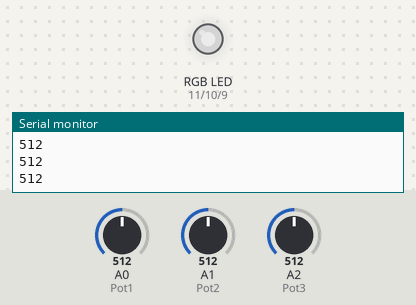
A sketch run on a simulated Arduino Uno, built with avr-gcc and run on an emulated ATmega328P. Parts: an RGB LED mixed from three pins (HIGH = lit), the last lines printed to the serial monitor. The inputs (shaded band) are chosen by the test bench; at power-on: A0 (Pot1) = 512, A2 (Pot3) = 512, A1 (Pot2) = 512. Dim RGB values are drawn brighter than linear.

Above: at 1.2 s.
1.3 s: A0 (Pot1) set to 716
At 2.2 s:
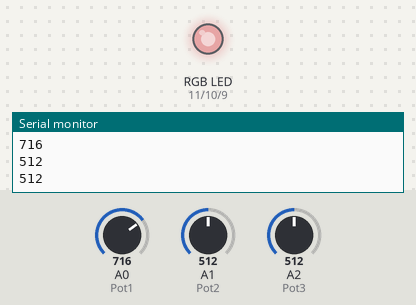
2.8 s: A2 (Pot3) set to 716
At 3.2 s:
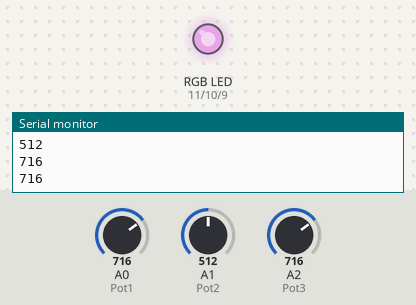
4.3 s: A1 (Pot2) set to 900
At 5.5 s:
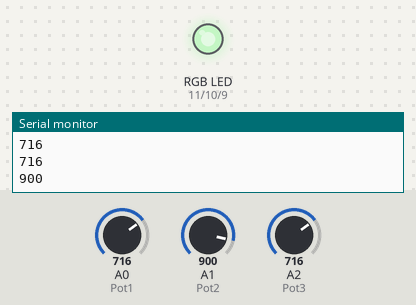
5.8 s: A0 (Pot1) set to 900
At 7.0 s:
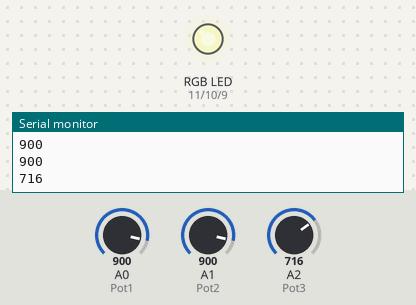
7.3 s: A2 (Pot3) set to 511
At 8.2 s:
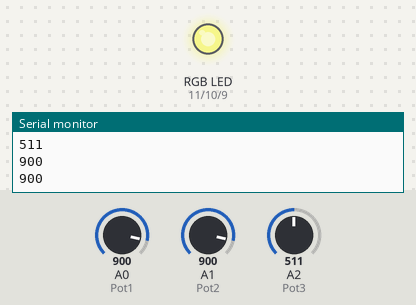
8.8 s: A1 (Pot2) set to 716
At 9.2 s:
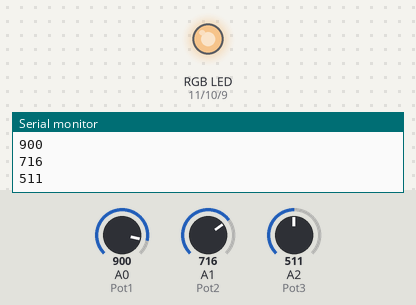
Timing chart, 0 to 11.3 s (numbered marks = the images above; inputs shaded):
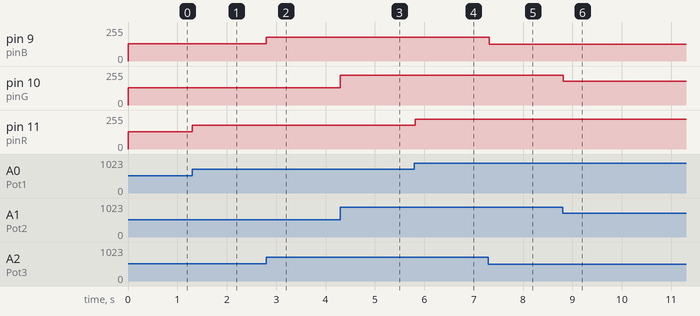

The sketch:

LED_RGB+Potenciometros.ino
```cpp
int Pot1 = A0;
int Pot2 = A1;
int Pot3 = A2;
int pinR = 11;
int pinG = 10;
int pinB = 9;
//int voltP1; //Para guardar la lectura del potenciómetro de 0 a 1023


void setup() {
  Serial.begin(9600);
  while(!Serial){}
  pinMode(Pot1, INPUT);
  pinMode(Pot2, INPUT);
  pinMode(Pot3, INPUT);
  pinMode(pinR, OUTPUT);
  pinMode(pinG, OUTPUT);
  pinMode(pinB, OUTPUT);

}

void loop() {
  //voltaje  = analogRead(pinPot);
  //Serial.println(voltaje/4); //voltaje/4 da valores de 0 a 255 (8 bits)
  //analogWrite(pinLed, voltaje/4);
 Serial.println(analogRead(Pot1));
 Serial.println(analogRead(Pot2));
 Serial.println(analogRead(Pot3));
 analogWrite(pinR, analogRead(Pot1) /4 );
 analogWrite(pinG, analogRead(Pot2) /4 );
 analogWrite(pinB, analogRead(Pot3) /4 );

 //delay(1000);

}
```

Measured:
- after the input at 1.3 s, pin 11 (pinR): 128/255 → 179/255 at once
- after the input at 2.8 s, pin 9 (pinB): 128/255 → 179/255 at once
- after the input at 4.3 s, pin 10 (pinG): 128/255 → 225/255 at once
- after the input at 5.8 s, pin 11 (pinR): 179/255 → 225/255 at once
- after the input at 7.3 s, pin 9 (pinB): 179/255 → 127/255 at once
- after the input at 8.8 s, pin 10 (pinG): 225/255 → 179/255 at once
